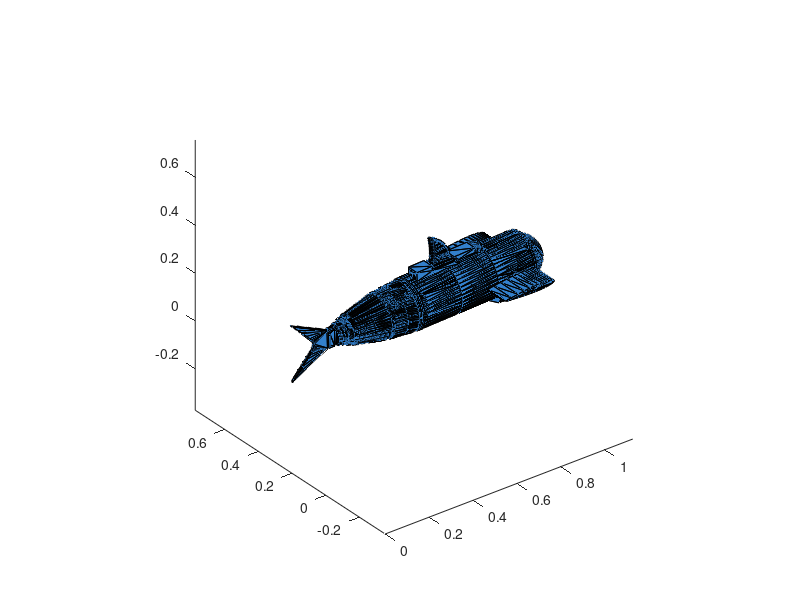

The MATLAB script that drew this image: (Note: this script raises an error after producing the figure.)
load('Tobias.mat')
figure;
f_escala=0.001;
trisurf(F,f_escala*V(:,1), f_escala*V(:,2), f_escala*V(:,3), 'FaceColor', [0.2 0.5 0.8])
axis equal;
%axis off;
grid off;
box off;

%%
%=======================Vizualização dos Resultados========================
clc
clear

%=========================Importação Dos Dados=============================
[file_name,path] = uigetfile({'*.mat'}, 'Select mat file'); 

if isequal(file_name,0)
   disp('Seleção inválida ou cancelada');
else
    load(file_name);
end

trajectory = [X(:,7) X(:,8) X(:,9) X(:,10) X(:,11) X(:,12)];

%%
figure
load('Tobias.mat');
f_escala=0.001;
V=[f_escala*V(:,1), f_escala*V(:,2), f_escala*V(:,3)];
patch( 'faces', F, 'vertices', V )

